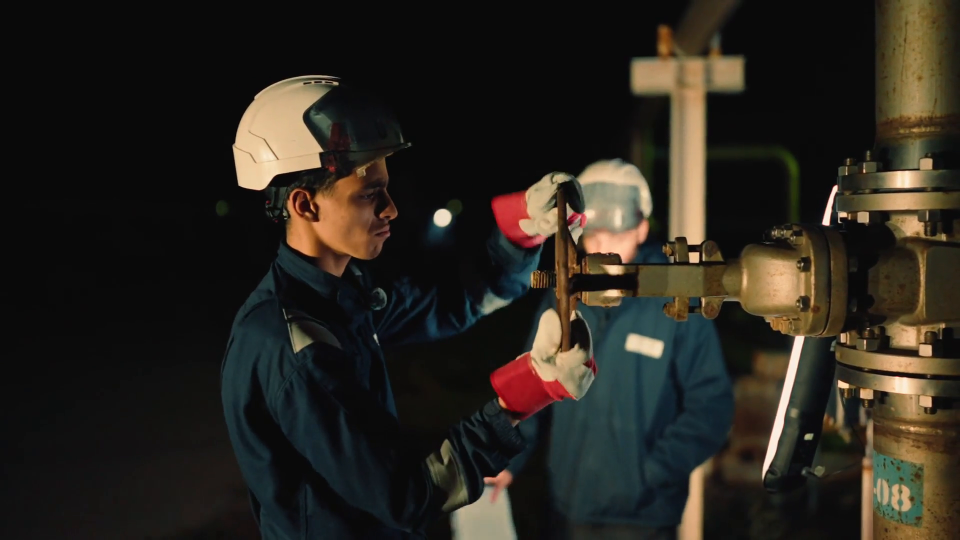
#> input picture frame 25 of video/15561206_1920_1080_25fps.mp4, 1920 x 1080 px, given in place of mantenimiento-1.mp4, which was not available (shown at 1/2 size)
$ python check_slowmo.py
#> lines starting #> are read from the running program, lines starting #| are printed output that depends on the picture; after the words box and inside, x2 and y2 are one past the last pixel; in counts of white or black regions, pixels touching at a corner belong together
import cv2
import numpy as np

cap = cv2.VideoCapture('video/mantenimiento-1.mp4')
fps = cap.get(cv2.CAP_PROP_FPS)

# Let's save a collage of 6 frames (sec 1, 3, 6, 10, 15, 20) to inspect what is actually happening in the video
frames_to_save = []
for sec in [1, 4, 8, 12, 16, 20]:
    cap.set(cv2.CAP_PROP_POS_FRAMES, int(sec * fps))
    ret, frame = cap.read()
    if ret:
        small = cv2.resize(frame, (320, 180))
        cv2.putText(small, f"{sec}s", (10, 30), cv2.FONT_HERSHEY_SIMPLEX, 0.8, (0, 255, 0), 2)
        frames_to_save.append(small)
#> this loop made 6 passes
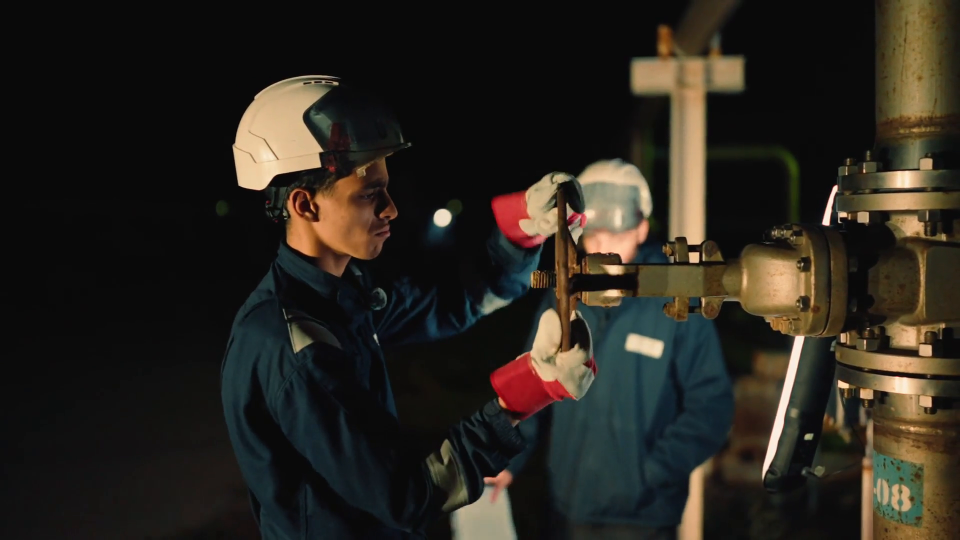
#> input picture frame 25 of video/15561206_1920_1080_25fps.mp4, 1920 x 1080 px, given in place of mantenimiento-1.mp4, which was not available (shown at 1/2 size)
#> pass 1, `small = cv2.resize(frame, (320, 180))`:
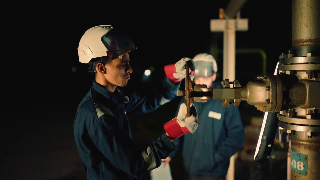
#> small: shape (180, 320, 3); mean B, G, R 30.5, 37.6, 41.9
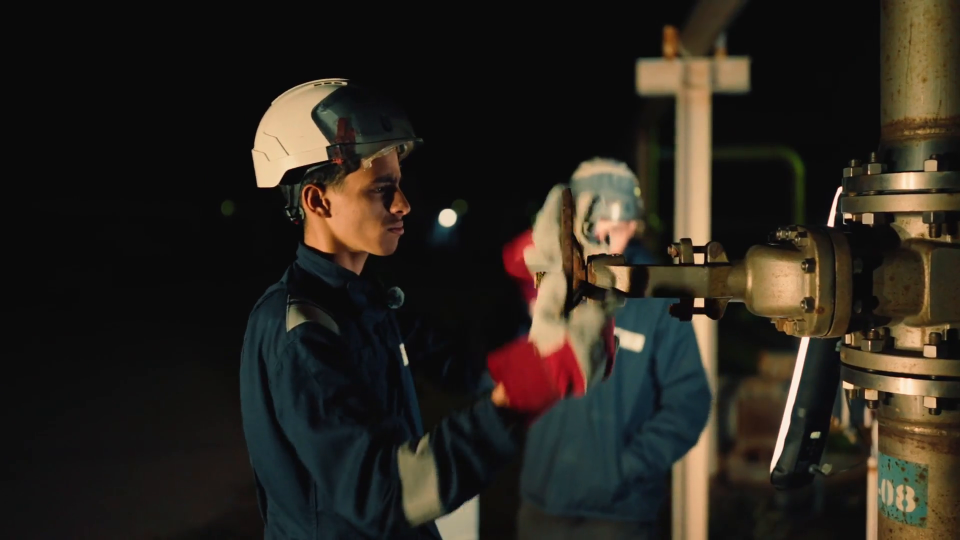
#> input picture frame 100 of video/15561206_1920_1080_25fps.mp4, 1920 x 1080 px, given in place of mantenimiento-1.mp4, which was not available (shown at 1/2 size)
#> pass 2, `small = cv2.resize(frame, (320, 180))`:
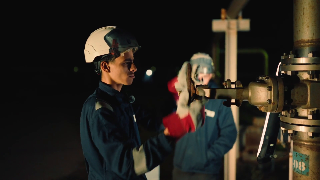
#> small: shape (180, 320, 3); mean B, G, R 30, 37.2, 42.2
#> after the loop:
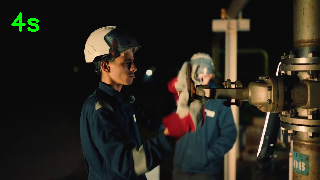
#> small: shape (180, 320, 3); 0.38% of pixels changed, all inside (x1, y1, x2, y2) = (11, 12, 39, 32)
#> after the loop, frames_to_save = 2 items
cap.release()

if len(frames_to_save) == 6:
    row1 = np.hstack(frames_to_save[:3])
    row2 = np.hstack(frames_to_save[3:])
    grid = np.vstack([row1, row2])
    cv2.imwrite('scratch/mantenimiento_sequence.jpg', grid)
    print("Saved scratch/mantenimiento_sequence.jpg")

$ run again, starting later in the video
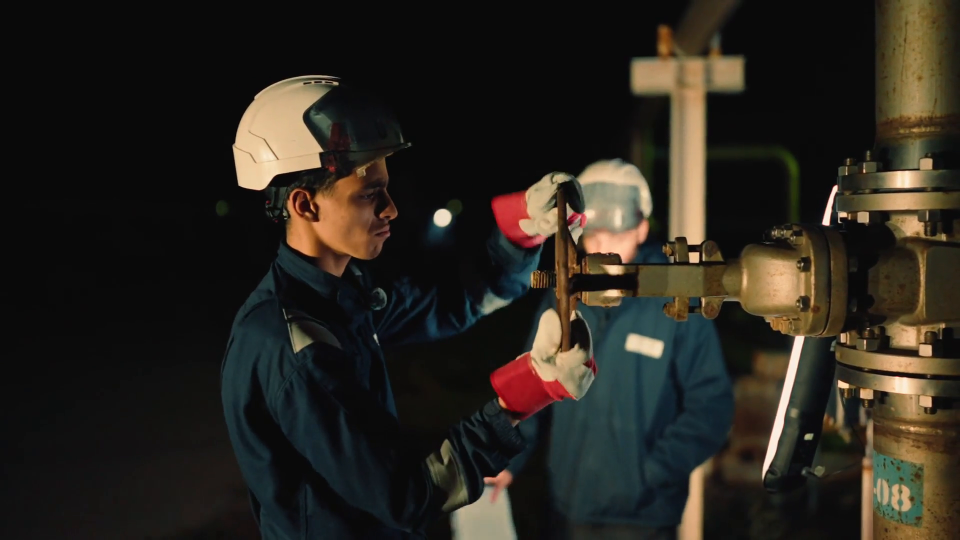
#> input picture frame 25 of video/15561206_1920_1080_25fps.mp4, 1920 x 1080 px, given in place of mantenimiento-1.mp4, which was not available (shown at 1/2 size)
#> the loop `for sec in [1, 4, 8, 12, 16, 20]:` made 6 passes
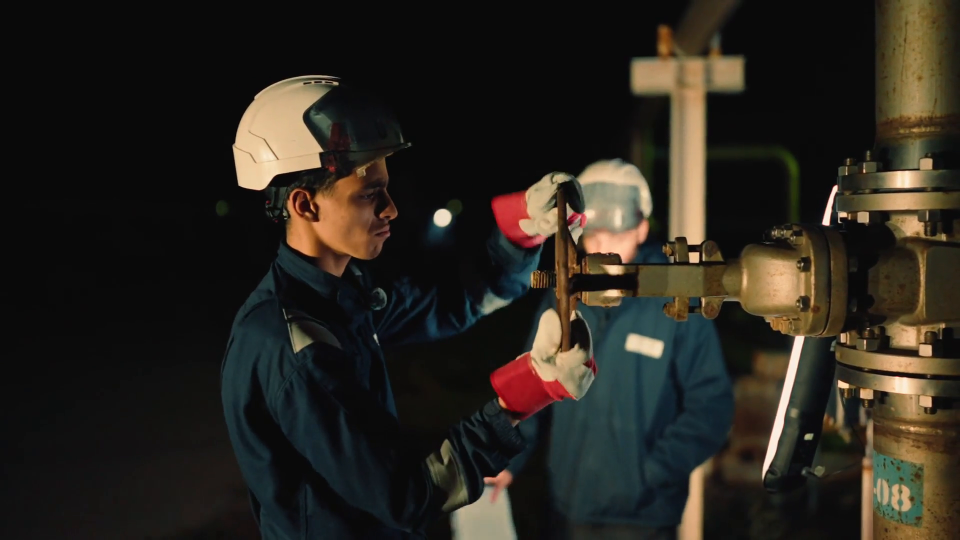
#> input picture frame 25 of video/15561206_1920_1080_25fps.mp4, 1920 x 1080 px, given in place of mantenimiento-1.mp4, which was not available (shown at 1/2 size)
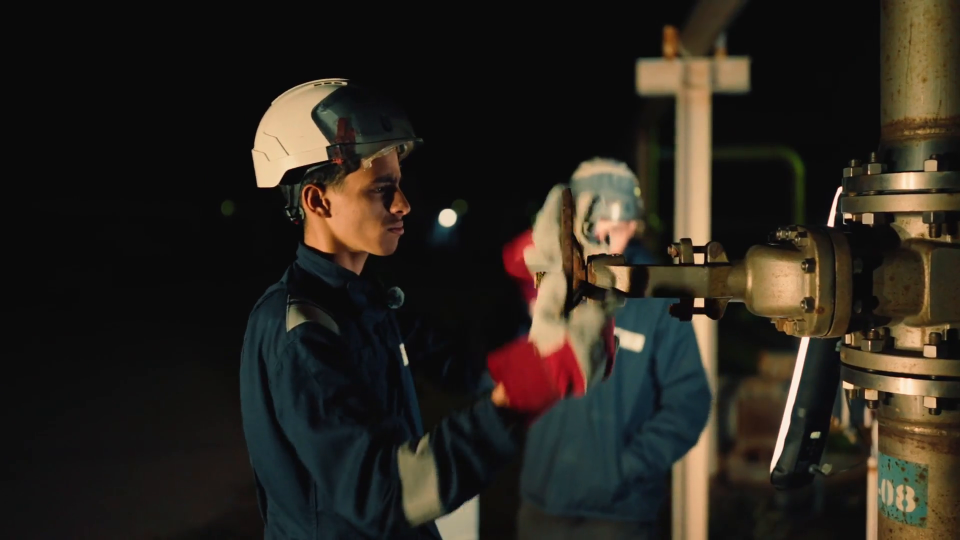
#> input picture frame 100 of video/15561206_1920_1080_25fps.mp4, 1920 x 1080 px, given in place of mantenimiento-1.mp4, which was not available (shown at 1/2 size)
#> after the loop `for sec in [1, 4, 8, 12, 16, 20]:`: frames_to_save = 2 items

$ run again, starting later in the video
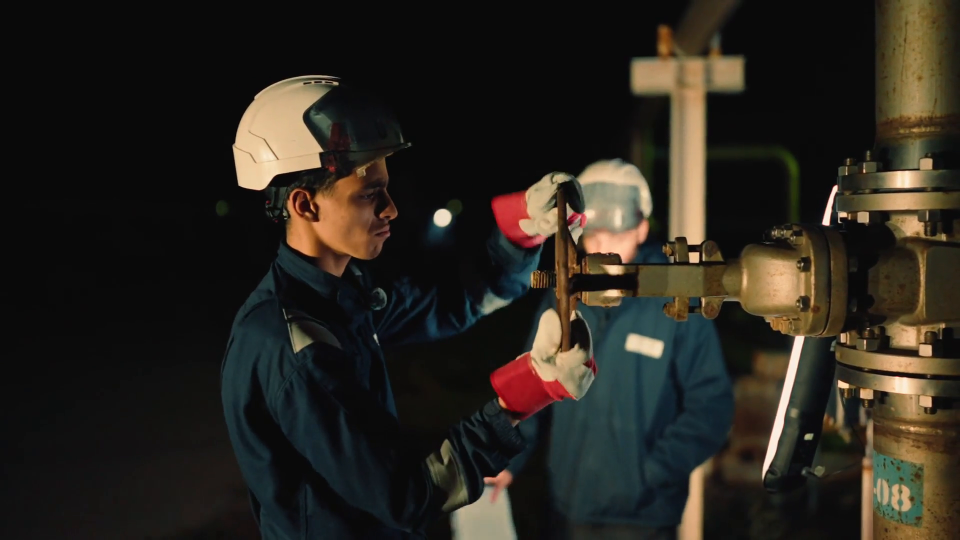
#> input picture frame 25 of video/15561206_1920_1080_25fps.mp4, 1920 x 1080 px, given in place of mantenimiento-1.mp4, which was not available (shown at 1/2 size)
#> the loop `for sec in [1, 4, 8, 12, 16, 20]:` made 6 passes
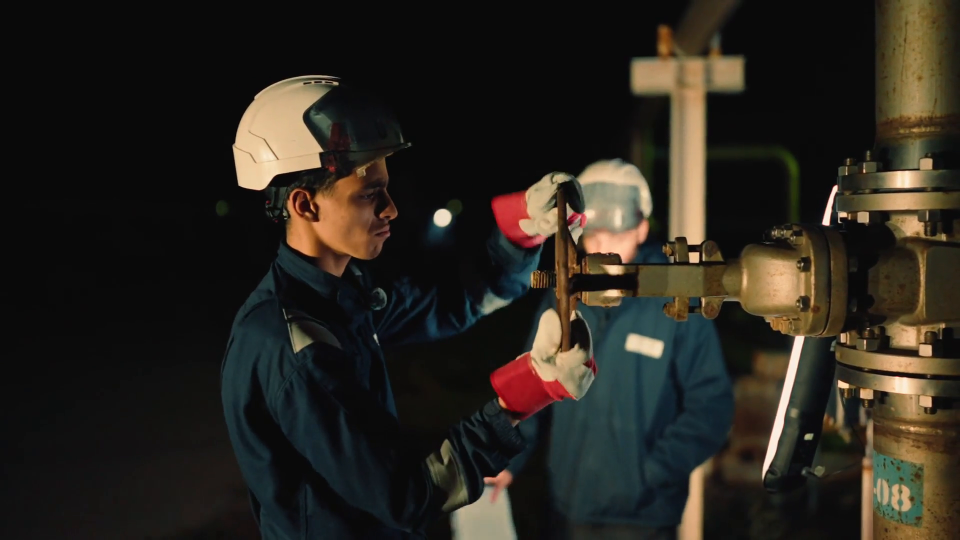
#> input picture frame 25 of video/15561206_1920_1080_25fps.mp4, 1920 x 1080 px, given in place of mantenimiento-1.mp4, which was not available (shown at 1/2 size)
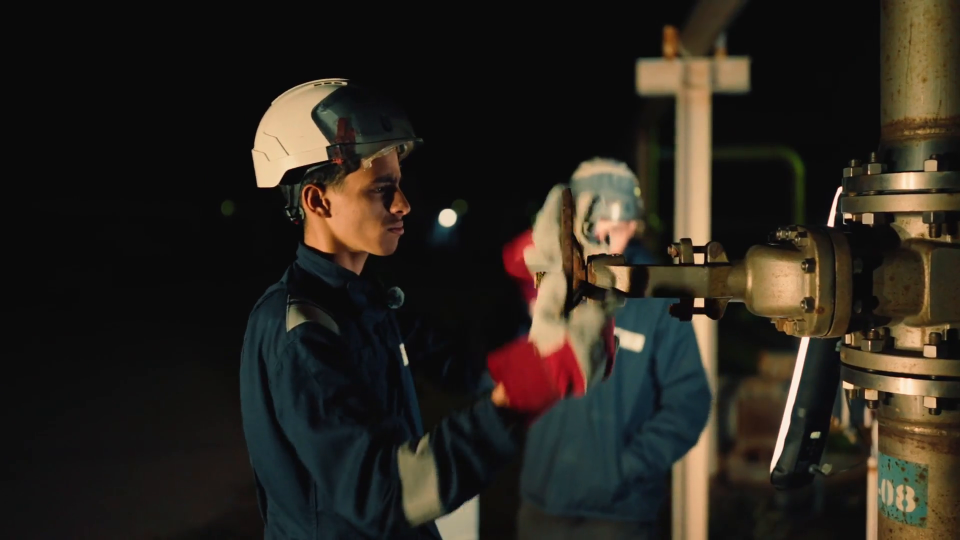
#> input picture frame 100 of video/15561206_1920_1080_25fps.mp4, 1920 x 1080 px, given in place of mantenimiento-1.mp4, which was not available (shown at 1/2 size)
#> after the loop `for sec in [1, 4, 8, 12, 16, 20]:`: frames_to_save = 2 items
